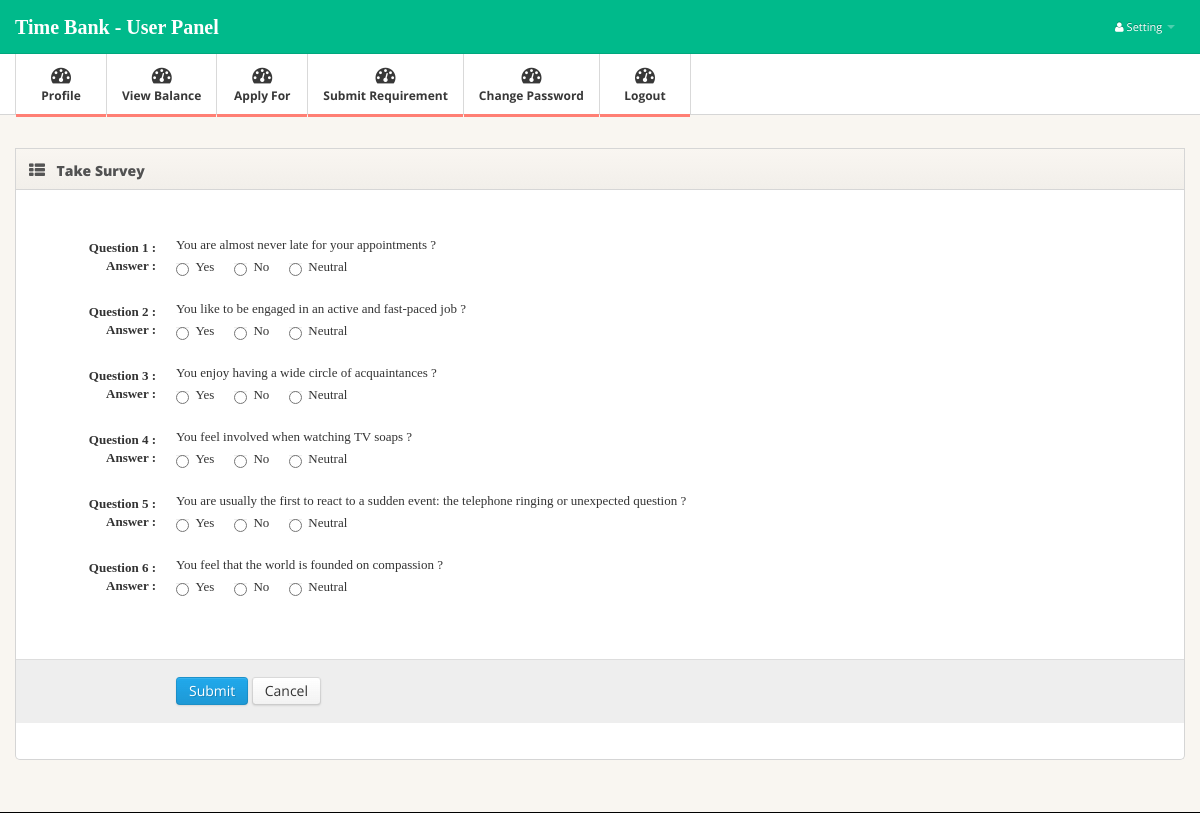
The page /take_survey.php (signed in) on the database its author committed.
### tables this page shows
CREATE TABLE IF NOT EXISTS `question_add` (
  `sno` int(11) NOT NULL AUTO_INCREMENT,
  `question_add` varchar(444) NOT NULL,
  `marks_yes` varchar(444) NOT NULL,
  `marks_no` varchar(444) NOT NULL,
  `marks_nautral` varchar(444) NOT NULL,
  `ques_cat` varchar(444) NOT NULL,
  PRIMARY KEY (`sno`)
);

### take_survey.php (the view, shortened to what this page needs)
<?php include "include/head.php" ?>
</head>
<body>
<?php include "include/menu.php" ?>
<div class="main">
  <div class="main-inner">
    <div class="container">
      <div class="row">
        <div class="span12">
          <div class="widget widget-table action-table">
            <div class="widget-header"> <i class="icon-th-list"></i>
              <h3>Take Survey</h3>
            </div>
            <div class="widget-content">
            				  <form id="edit-profile" name="myform" action="takesurvey_add.php" method="post" onSubmit="return validate()" class="form-horizontal">
									<fieldset>
										<br><br>
										 	<?php
												$sql="select * from question_add";
												$result=mysql_query($sql);
												$i=1;
												while($row=mysql_fetch_array($result))
												{
											  ?>
												<font style="font-family:'Times New Roman', Times, serif;">
													<div class="control-group">
														<label class="control-label" for="firstname"><b>Question <?php echo $i ?> :<br />Answer :</b></label>
														<div class="controls">
															<?php echo $row[1] ?><br />
															<input type="radio" name="answer<?php echo $i ?>" value="Yes" /> &nbsp;Yes	&emsp;
															<input type="radio" name="answer<?php echo $i ?>" value="No" /> &nbsp;No		&emsp;
															<input type="radio" name="answer<?php echo $i ?>" value="Neutral" /> &nbsp;Neutral
														</div>
													</div>
												</font>
											<?php
												$i++;
												}
											?>
										 <br />
										<div class="form-actions">
											<button type="submit" class="btn btn-primary">Submit</button>
											<button type="reset" class="btn">Cancel</button>
										</div>
									</fieldset>
								</form>
            </div>
          </div>
        </div>
      </div>
    </div>
  </div>
</div>
</body>
</html>

### css/style.css (style rules this page uses)
body { background: #f9f6f1; font: 13px/1.7em 'Open Sans'; }
input, button, select, textarea { font-family: 'Open Sans'; }
.main { padding-bottom: 2em; border-bottom: 1px solid #000; }
.widget { position: relative; clear: both; width: auto; margin-bottom: 2em; overflow: hidden; }
.widget-header { position: relative; height: 40px; line-height: 40px; background: #f9f6f1; background:-moz-linear-gradient(top, #f9f6f1 0%, #f2efea 100%); background:-webkit-gradient(linear, left top, left bottom, color-stop(0%,#f9f6f1), color-stop(100%,#f2efea)); background:-webkit-linear-gradient(top, #f9f6f1 0%,#f2efea 100%); background:-o-linear-gradient(top, #f9f6f1 0%,#f2efea 100%); background:-ms-linear-gradient(top, #f9f6f1 0%,#f2efea 100%); background:linear-gradient(top, #f9f6f1 0%,#f2efea 100%); filter: progid:DXImageTransform.Microsoft.gradient(startColorstr='#f9f6f1', endColorstr='#f2efea'); -ms-filter: "progid:DXImageTransform.Microsoft.gradient(startColorstr='#f9f6f1', endColorstr='#f2efea')"; border: 1px solid #d6d6d6; -webkit-background-clip: padding-box; }
.widget-header h3 { position: relative; top: 2px; left: 10px; display: inline-block; margin-right: 3em; font-size: 14px; font-weight: 800; color: #525252; line-height: 18px; text-shadow: 1px 1px 2px rgba(255,255,255,.5); }
.widget-header [class^="icon-"], .widget-header [class*=" icon-"] { display: inline-block; margin-left: 13px; margin-right: -2px; font-size: 16px; color: #555; vertical-align: middle; }
.widget-content { padding: 20px 15px 15px; background: #FFF; border: 1px solid #D5D5D5; -moz-border-radius: 5px; -webkit-border-radius: 5px; border-radius: 5px; }
.widget-header+.widget-content { border-top: none; -webkit-border-top-left-radius: 0; -webkit-border-top-right-radius: 0; -moz-border-radius-topleft: 0; -moz-border-radius-topright: 0; border-top-left-radius: 0; border-top-right-radius: 0; }
.widget-content:before, .widget-content:after { content:""; display:table; }
.widget-content:after { clear:both; }
.widget-content { zoom:1; }
.widget-table .widget-content { padding: 0; }

### rows shown on the page
question_add: question_add "You are almost never late for your appointments ?"
question_add: question_add "You like to be engaged in an active and fast-paced job ?"
question_add: question_add "You enjoy having a wide circle of acquaintances ?"
question_add: question_add "You feel involved when watching TV soaps ?"
question_add: question_add "You are usually the first to react to a sudden event: the telephone ringing or unexpected question ?"
question_add: question_add "You feel that the world is founded on compassion ?"
